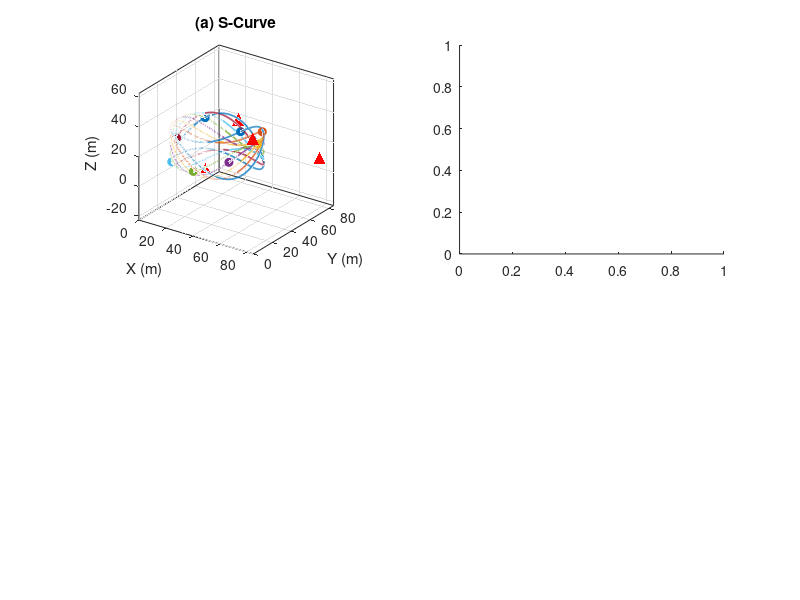

MATLAB code to generate this figure: (Note: this script raises an error after producing the figure.)
%% Figure 5: Four UAV Swarm Trajectory Types with ISAC Anchors
clear; close all;

%% --- Trajectory parameters ---
% ISAC ground anchors (fixed)
anchors = [25 35 5; 25 70 25; 60 35 35; 85 70 15];

%% --- Generate representative trajectories ---
t = linspace(0, 60, 600)';  % 60s, 0.1s step
N = 8;  % 8 UAVs

% (a) S-curve
x_sc = @(t,uav) 30 + 30*sin(2*pi*t/60 + 2*pi*uav/N);
y_sc = @(t,uav) 40 + 25*sin(pi*t/30 + 2*pi*uav/N + pi/2);
z_sc = @(t,uav) 20 + 10*sin(2*pi*t/30 + uav);

% (b) Straight
x_st = @(t,uav) 10 + uav*8 + 0.5*t;
y_st = @(t,uav) 20 + uav*5;
z_st = @(t,uav) 25 + uav*2;

% (c) Circle
x_ci = @(t,uav) 50 + 25*cos(2*pi*t/30 + 2*pi*uav/N);
y_ci = @(t,uav) 50 + 25*sin(2*pi*t/30 + 2*pi*uav/N);
z_ci = @(t,uav) 25 + 5*cos(2*pi*t/20 + uav);

% (d) Helix
x_he = @(t,uav) 40 + 20*cos(2*pi*t/40 + 2*pi*uav/N);
y_he = @(t,uav) 45 + 20*sin(2*pi*t/40 + 2*pi*uav/N);
z_he = @(t,uav) 15 + 10*t/60 + 3*sin(2*pi*t/15 + uav);

traj = struct('name',{'S-Curve','Straight','Circle','Helix'}, ...
              'x',{x_sc,x_st,x_ci,x_he}, ...
              'y',{y_sc,y_st,y_ci,z_he}, ...
              'z',{z_sc,z_st,z_ci,z_he});

figure('Position',[50 50 1200 900]);
for k = 1:4
    subplot(2,2,k);
    hold on;
    colors = lines(N);
    for uav = 0:N-1
        xx = traj(k).x(t, uav);
        yy = traj(k).y(t, uav);
        zz = traj(k).z(t, uav);
        plot3(xx, yy, zz, 'Color', colors(uav+1,:), 'LineWidth',1.2);
        % start marker
        plot3(xx(1), yy(1), zz(1), 'o', 'Color', colors(uav+1,:), ...
              'MarkerSize',6, 'MarkerFaceColor', colors(uav+1,:));
    end
    % Plot anchors
    scatter3(anchors(:,1), anchors(:,2), anchors(:,3), 80, 'r', '^', 'filled');
    
    xlabel('X (m)'); ylabel('Y (m)'); zlabel('Z (m)');
    title(['(' char('a'+k-1) ') ' traj(k).name]);
    view(35, 25);
    grid on; box on;
    axis equal;
end
sgtitle('Figure 5: Four UAV Swarm Trajectory Types with ISAC Ground Anchors (\blacktriangle)');
saveas(gcf, 'figures\Figure5_trajectories.png');
fprintf('Figure 5 saved.\n');
